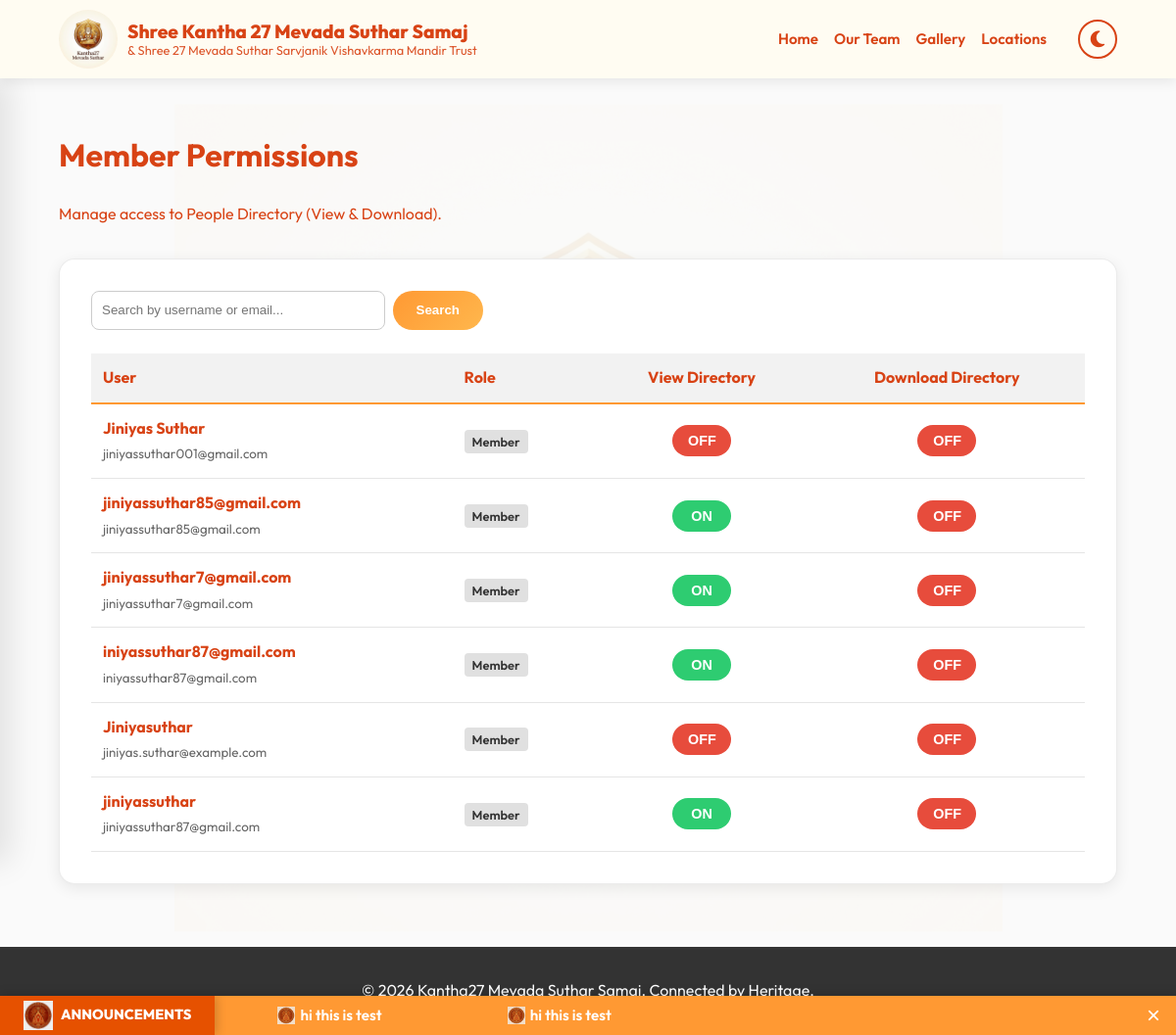
/dashboard/staff/members/ (signed in), run on the app's committed database.
### accounts/models.py (models this page shows, shortened)
class User(AbstractUser):
    username_validator = SpaceUnicodeUsernameValidator()
    username = models.CharField(
        max_length=150,
        unique=True,
        help_text='Required. 150 characters or fewer. Letters, digits and @/./+/-/_/space only.',
        validators=[username_validator],
        error_messages={
            'unique': "A user with that username already exists.",
        },
    )
    class Role(models.TextChoices):
        ADMIN = 'ADMIN', 'Admin'
        SUB_ADMIN = 'SUB_ADMIN', 'Sub-Admin'
        MEMBER = 'MEMBER', 'Member'
        PUBLIC = 'PUBLIC', 'Public'
    role = models.CharField(
        max_length=10,
        choices=Role.choices,
        default=Role.PUBLIC
    )
    email = models.EmailField(unique=True)
    phone_number = models.CharField(max_length=15, unique=True, blank=True, null=True)
    can_view_directory = models.BooleanField(default=False, verbose_name="Can view People Directory")
    can_download_directory = models.BooleanField(default=False, verbose_name="Can download People Directory")
    def is_samaj_admin(self):
        return self.role in [self.Role.ADMIN, self.Role.SUB_ADMIN] or self.is_superuser

### news/models.py (models this page shows, shortened)
class NewsAnnouncement(models.Model):
    message = models.TextField(help_text="The announcement text to display in the scroller.")
    is_active = models.BooleanField(default=True, help_text="Toggle visibility of this announcement.")
    scroll_speed = models.IntegerField(default=20, help_text="Speed in seconds (e.g., 20 = Slow, 10 = Fast).")
    created_at = models.DateTimeField(auto_now_add=True)
    updated_at = models.DateTimeField(auto_now=True)

### dashboard/views.py (the view, shortened to what this page needs)
# urls.py: path('staff/members/', views.member_management, name='member_management'),
@sub_admin_required
def member_management(request):
    members = User.objects.exclude(is_superuser=True).order_by('-date_joined') # Exclude superusers to prevent accidental lockouts or listing
    query = request.GET.get('q')
    if query:
        members = members.filter(username__icontains=query) | members.filter(email__icontains=query)
    return render(request, 'dashboard/member_management.html', {'members': members})

### news/templatetags/news_tags.py (called while the page is built)
@register.inclusion_tag('news/ticker.html')
def news_ticker():
    announcements = NewsAnnouncement.objects.filter(is_active=True).order_by('-created_at')
    speed = 20
    if announcements.exists():
        speed = announcements.first().scroll_speed
    return {
        'announcements': announcements,
        'speed': speed
    }

### templates/dashboard/member_management.html (shortened to what this page needs)
{% extends 'base/base.html' %}
{% load static %}
{% block content %}
<div class="header-section" style="margin-bottom: 2rem;">
    <h1>Member Permissions</h1>
    <p>Manage access to People Directory (View & Download).</p>
</div>
<div class="glass-card">
    <div
        style="margin-bottom: 1.5rem; display: flex; justify-content: space-between; align-items: center; flex-wrap: wrap; gap: 1rem;">
        <form method="get" action="" style="display: flex; gap: 0.5rem; flex: 1; max-width: 400px;">
            <input type="text" name="q" placeholder="Search by username or email..." value="{{ request.GET.q }}"
                style="padding: 10px; border-radius: 8px; border: 1px solid #ccc; flex: 1;">
            <button type="submit" class="btn-primary">Search</button>
        </form>
    </div>
    <div style="overflow-x: auto;">
        <table style="width: 100%; border-collapse: collapse; min-width: 600px;">
            <thead style="background: rgba(0,0,0,0.05); border-bottom: 2px solid var(--primary-color);">
                <tr>
                    <th style="padding: 12px; text-align: left;">User</th>
                    <th style="padding: 12px; text-align: left;">Role</th>
                    <th style="padding: 12px; text-align: center;">View Directory</th>
                    <th style="padding: 12px; text-align: center;">Download Directory</th>
                </tr>
            </thead>
            <tbody>
                {% for member in members %}
                <tr style="border-bottom: 1px solid rgba(0,0,0,0.1);">
                    <td style="padding: 12px;">
                        <strong>{{ member.username }}</strong><br>
                        <small style="color: #666;">{{ member.email }}</small>
                    </td>
                    <td style="padding: 12px;">
                        <span class="badge">
                            {{ member.get_role_display }}
                        </span>
                    </td>
                    <td style="padding: 12px; text-align: center;">
                        <form method="post" style="display: inline;">
                            <button type="submit"
                                class="btn-sm {% if member.can_view_directory %}btn-success{% else %}btn-danger{% endif %}"
                                style="border: none; border-radius: 20px; width: 60px; cursor: pointer;">
                                {% if member.can_view_directory %}ON{% else %}OFF{% endif %}
                            </button>
                        </form>
                    </td>
                    <td style="padding: 12px; text-align: center;">
                        <form method="post" style="display: inline;">
                            <button type="submit"
                                class="btn-sm {% if member.can_download_directory %}btn-success{% else %}btn-danger{% endif %}"
                                style="border: none; border-radius: 20px; width: 60px; cursor: pointer;">
                                {% if member.can_download_directory %}ON{% else %}OFF{% endif %}
                            </button>
                        </form>
                    </td>
                </tr>
                {% empty %}
                <tr>
                    <td colspan="4" style="padding: 2rem; text-align: center;">No members found.</td>
                </tr>
                {% endfor %}
            </tbody>
        </table>
    </div>
</div>
{% endblock %}

### templates/news/ticker.html
{% load static %}
{% if announcements %}
<div class="news-ticker-container">
    <div class="ticker-label">
        <img src="{% static 'img/ticker_logo.png' %}" alt="News" style="height: 30px; margin-right: 8px;">
        Announcements
    </div>
    <div class="ticker-wrap">
        <div class="ticker-move" style="animation-duration: {{ speed }}s;">
            <div class="ticker-group">
                {% for item in announcements %}
                <div class="ticker-item">
                    <img src="{% static 'img/ticker_logo.png' %}" alt="Icon"
                        style="height: 18px; vertical-align: middle; margin-right: 5px; opacity: 0.8;">
                    {{ item.message }}
                </div>
                {% endfor %}
            </div>
            <div class="ticker-group">
                {% for item in announcements %}
                <div class="ticker-item">
                    <img src="{% static 'img/ticker_logo.png' %}" alt="Icon"
                        style="height: 18px; vertical-align: middle; margin-right: 5px; opacity: 0.8;">
                    {{ item.message }}
                </div>
                {% endfor %}
            </div>
        </div>
    </div>
    <button class="ticker-close"
        onclick="document.querySelector('.news-ticker-container').style.display='none';">&times;</button>
</div>
{% endif %}

### static/css/orange_theme.css (style rules this page uses)
:root { --primary-color: #FF9933; --primary-text-dark: #D84315; --secondary-color: #FFF3E0; --accent-color: #E65100; --text-color: #D84315; --text-muted: #BF360C; --text-white: #ffffff; --bg-color: #FEF9E7; --bg-color: #FAFAFA; --glass-bg: rgba(255, 252, 242, 0.95); --shadow-sm: 0 4px 12px rgba(0, 0, 0, 0.08); --shadow-lg: 0 12px 32px rgba(255, 153, 51, 0.15); --gradient-primary: linear-gradient(135deg, #FF9933 0%, #FFB74D 100%); --navbar-height: 80px; --input-bg: #FFFFFF; --input-border: #EEEEEE; }
body { font-family: 'Outfit', sans-serif; background-color: var(--bg-color); color: var(--text-color); margin: 0; padding: 0; background-color: var(--bg-color); color: var(--text-color); margin: 0; padding: 0; line-height: 1.6; position: relative; min-height: 100vh; transition: background-color 0.4s ease, color 0.4s ease; }
h1, h2, h3, h4, h5, h6 { color: var(--primary-text-dark) !important; }
body::before { content: ""; position: fixed; top: 50%; left: 50%; transform: translate(-50%, -50%); width: 80%; height: 80%; background-image: url('../img/logo.png'); background-repeat: no-repeat; background-position: center; background-size: contain; opacity: 0.1; z-index: -1; pointer-events: none; }
.glass-card { background: #FFFFFF; border-radius: 16px; padding: 2rem; box-shadow: 0 4px 15px rgba(0, 0, 0, 0.08); border: 1px solid rgba(0, 0, 0, 0.08); transition: transform 0.3s ease, box-shadow 0.3s ease; backdrop-filter: blur(10px); height: 100%; display: flex; flex-direction: column; }
.btn-primary { background: var(--primary-color); background-image: var(--gradient-primary); color: white; padding: 0.8rem 1.5rem; border-radius: 50px; text-decoration: none; border: none; font-weight: 600; transition: all 0.3s; display: inline-block; cursor: pointer; }
.btn-sm { padding: 0.5rem 1rem; font-size: 0.9rem; display: inline-block; font-weight: 600; text-decoration: none; }
.btn-success { background-color: #2ecc71; color: white; }
.btn-danger { background-color: #e74c3c; color: white; }
.badge { padding: 4px 8px; border-radius: 4px; font-size: 0.8rem; font-weight: 600; background: #e0e0e0; color: #333; }
.news-ticker-container { position: fixed; bottom: 0; left: 0; width: 100%; background: var(--primary-color); color: white; height: 40px; display: flex; align-items: center; box-shadow: 0 -2px 10px rgba(0, 0, 0, 0.15); overflow: hidden; z-index: 9999; }
.ticker-label { background: var(--accent-color); padding: 0 1.5rem; height: 100%; display: flex; align-items: center; font-weight: 800; text-transform: uppercase; font-size: 0.9rem; z-index: 2; box-shadow: 2px 0 10px rgba(0, 0, 0, 0.2); }
.ticker-wrap { flex: 1; overflow: hidden; height: 100%; position: relative; display: flex; align-items: center; }
.ticker-move { display: flex; white-space: nowrap; animation-timing-function: linear; animation-name: ticker-left-to-right; animation-iteration-count: infinite; width: max-content; }
.ticker-group { display: flex; flex-shrink: 0; }
.ticker-item { display: flex; align-items: center; padding: 0 4rem; font-size: 0.95rem; font-weight: 600; }
.ticker-close { background: transparent; border: none; color: white; font-size: 1.5rem; padding: 0 1rem; cursor: pointer; line-height: 1; height: 100%; z-index: 3; }

### data on the page
User: username "Jiniyas Suthar", email "jiniyassuthar001@gmail.com", role "Member", can_view_directory "OFF", can_download_directory "OFF"
User: username "jiniyassuthar85@gmail.com", email "jiniyassuthar85@gmail.com", role "Member", can_view_directory "ON", can_download_directory "OFF"
User: username "jiniyassuthar7@gmail.com", email "jiniyassuthar7@gmail.com", role "Member", can_view_directory "ON", can_download_directory "OFF"
User: username "iniyassuthar87@gmail.com", email "iniyassuthar87@gmail.com", role "Member", can_view_directory "ON", can_download_directory "OFF"
User: username "Jiniyasuthar", email "jiniyas.suthar@example.com", role "Member", can_view_directory "OFF", can_download_directory "OFF"
User: username "jiniyassuthar", email "jiniyassuthar87@gmail.com", role "Member", can_view_directory "ON", can_download_directory "OFF"
NewsAnnouncement: message "hi this is test"
